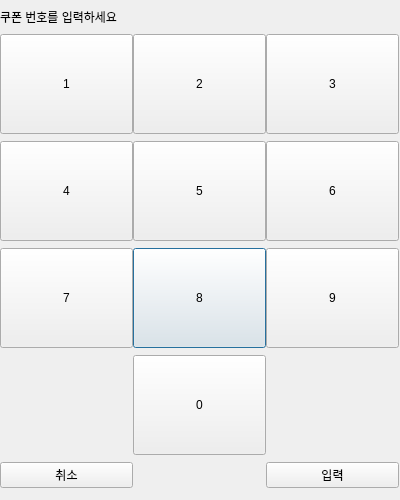
<?xml version="1.0" encoding="UTF-8"?>
<ui version="4.0">
 <class>CouponInputDialog</class>
 <widget class="QDialog" name="CouponInputDialog">
  <property name="geometry">
   <rect>
    <x>0</x>
    <y>0</y>
    <width>400</width>
    <height>500</height>
   </rect>
  </property>
  <property name="windowTitle">
   <string>Dialog</string>
  </property>
  <widget class="QWidget" name="gridLayoutWidget">
   <property name="geometry">
    <rect>
     <x>0</x>
     <y>0</y>
     <width>401</width>
     <height>501</height>
    </rect>
   </property>
   <layout class="QGridLayout" name="gridLayout">
    <property name="spacing">
     <number>0</number>
    </property>
    <item row="3" column="1">
     <widget class="QPushButton" name="btn8">
      <property name="maximumSize">
       <size>
        <width>133</width>
        <height>100</height>
       </size>
      </property>
      <property name="text">
       <string>8</string>
      </property>
     </widget>
    </item>
    <item row="2" column="1">
     <widget class="QPushButton" name="btn5">
      <property name="maximumSize">
       <size>
        <width>133</width>
        <height>100</height>
       </size>
      </property>
      <property name="text">
       <string>5</string>
      </property>
     </widget>
    </item>
    <item row="3" column="2">
     <widget class="QPushButton" name="btn9">
      <property name="maximumSize">
       <size>
        <width>133</width>
        <height>100</height>
       </size>
      </property>
      <property name="text">
       <string>9</string>
      </property>
     </widget>
    </item>
    <item row="2" column="0">
     <widget class="QPushButton" name="btn4">
      <property name="maximumSize">
       <size>
        <width>133</width>
        <height>100</height>
       </size>
      </property>
      <property name="text">
       <string>4</string>
      </property>
     </widget>
    </item>
    <item row="3" column="0">
     <widget class="QPushButton" name="btn7">
      <property name="maximumSize">
       <size>
        <width>133</width>
        <height>100</height>
       </size>
      </property>
      <property name="text">
       <string>7</string>
      </property>
     </widget>
    </item>
    <item row="4" column="1">
     <widget class="QPushButton" name="btn0">
      <property name="maximumSize">
       <size>
        <width>133</width>
        <height>100</height>
       </size>
      </property>
      <property name="text">
       <string>0</string>
      </property>
     </widget>
    </item>
    <item row="0" column="0">
     <widget class="QLabel" name="lblCouponDisplay">
      <property name="maximumSize">
       <size>
        <width>133</width>
        <height>20</height>
       </size>
      </property>
      <property name="text">
       <string>쿠폰 번호를 입력하세요</string>
      </property>
     </widget>
    </item>
    <item row="1" column="1">
     <widget class="QPushButton" name="btn2">
      <property name="minimumSize">
       <size>
        <width>133</width>
        <height>100</height>
       </size>
      </property>
      <property name="maximumSize">
       <size>
        <width>0</width>
        <height>16777215</height>
       </size>
      </property>
      <property name="text">
       <string>2</string>
      </property>
     </widget>
    </item>
    <item row="1" column="0">
     <widget class="QPushButton" name="btn1">
      <property name="minimumSize">
       <size>
        <width>0</width>
        <height>0</height>
       </size>
      </property>
      <property name="maximumSize">
       <size>
        <width>133</width>
        <height>100</height>
       </size>
      </property>
      <property name="text">
       <string>1</string>
      </property>
     </widget>
    </item>
    <item row="5" column="2">
     <widget class="QPushButton" name="btnConfirm">
      <property name="text">
       <string>입력</string>
      </property>
     </widget>
    </item>
    <item row="5" column="0">
     <widget class="QPushButton" name="btnDelete">
      <property name="text">
       <string>취소</string>
      </property>
     </widget>
    </item>
    <item row="2" column="2">
     <widget class="QPushButton" name="btn6">
      <property name="maximumSize">
       <size>
        <width>133</width>
        <height>100</height>
       </size>
      </property>
      <property name="text">
       <string>6</string>
      </property>
     </widget>
    </item>
    <item row="1" column="2">
     <widget class="QPushButton" name="btn3">
      <property name="minimumSize">
       <size>
        <width>133</width>
        <height>100</height>
       </size>
      </property>
      <property name="maximumSize">
       <size>
        <width>0</width>
        <height>16777215</height>
       </size>
      </property>
      <property name="text">
       <string>3</string>
      </property>
     </widget>
    </item>
   </layout>
  </widget>
 </widget>
 <resources/>
 <connections/>
</ui>
